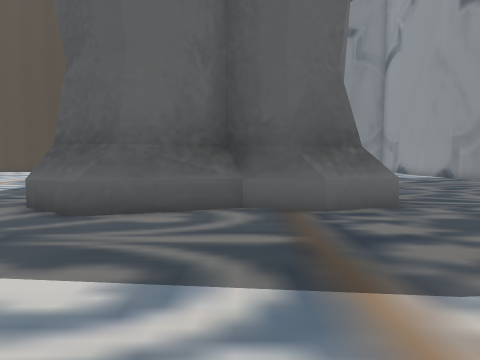
[1] (above)

16 first-person views from a walk through a scene from a Unity 3-D project. The camera is 1.2 m above the floor, tilts 4° down and sees 75° across. The floor is counted in squares, 1 m on a side. Each view is taken from the middle of a square. On the plan, view 1 faces up. The plan holds only what a view shows up to about 13 squares ahead; the rest is blank. The place goes on beyond the plan. The player character is not drawn. Some surface patterns are stand-ins.

[2]
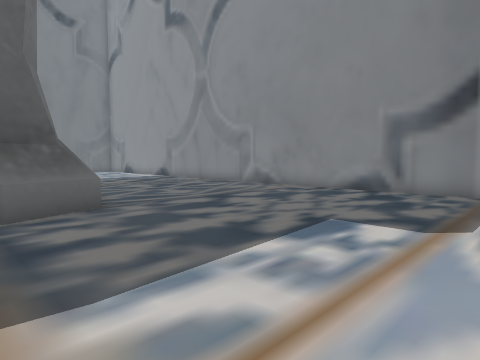

[3]
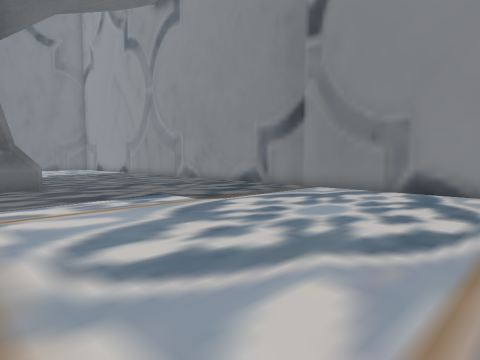

[4]
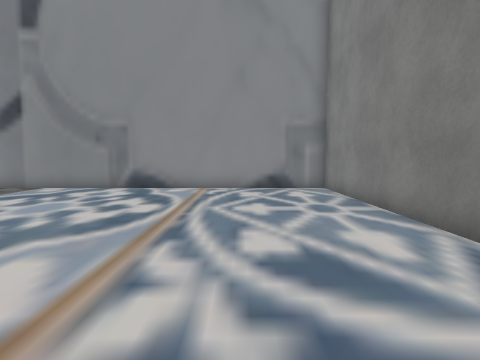

[5]
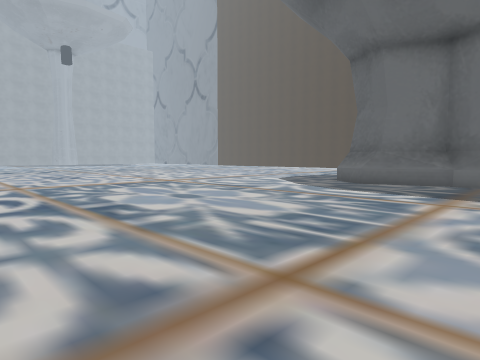

[6]
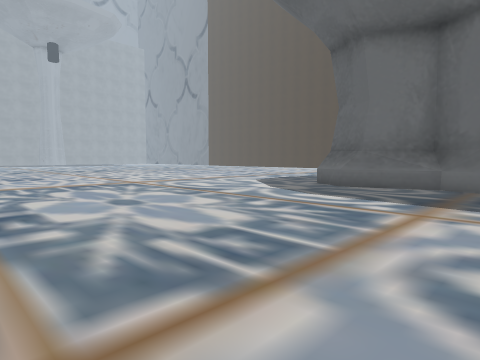

[7]
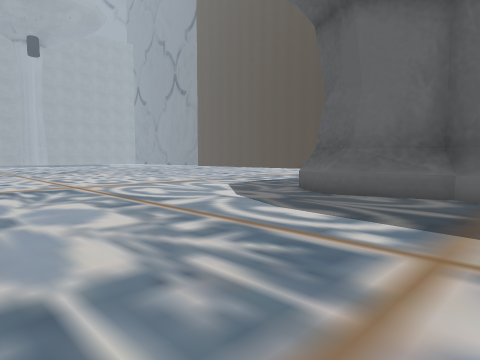

[8]
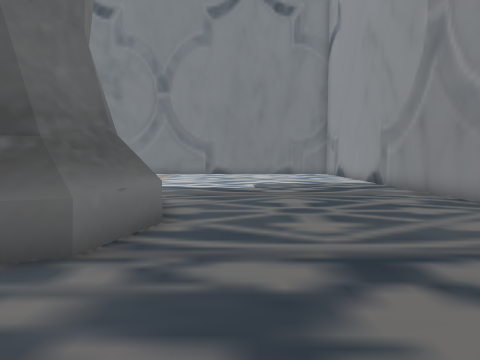

[9]
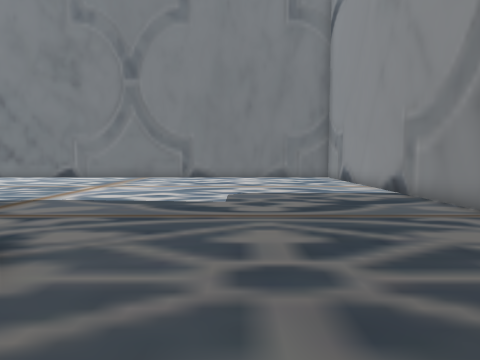

[10]
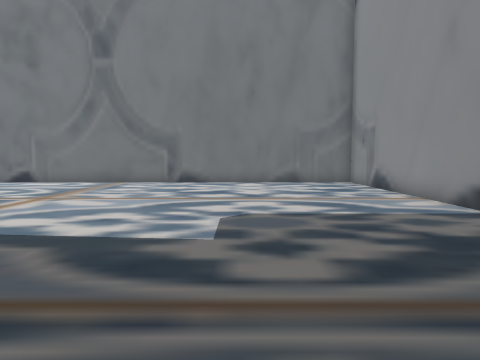

[11]
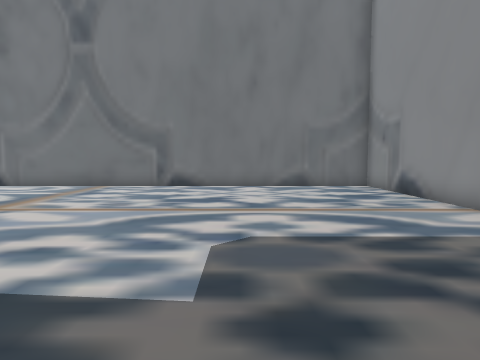

[12]
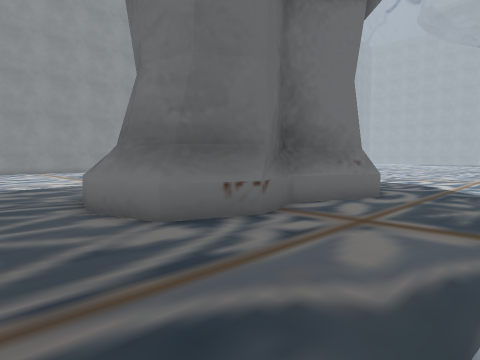

[13]
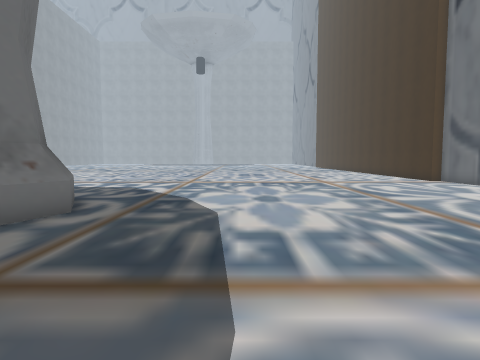

[14]
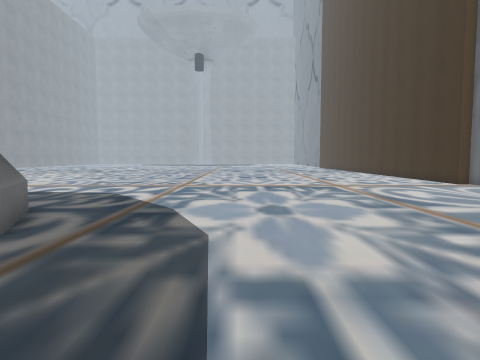

[15]
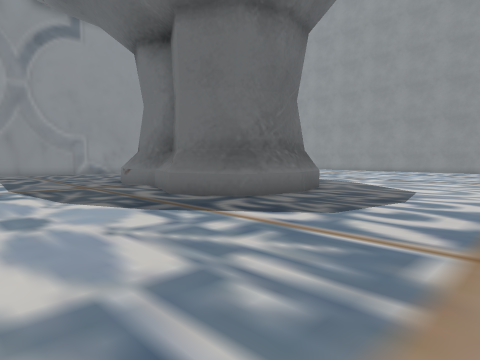

[16]
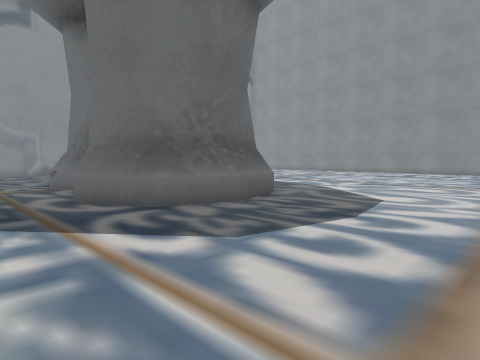

### Floor plan
Points are (right, up) in squares from view 1. A wall is a line through its corners. A room is listed if a view was taken in it or the views show most of it. See-through windows are left out.
Room 1 (views 1, 2, 3, 4, 5, 6, 7, 8, 9, 10, 11, 12, 13, 14, 15, 16)
walls: (0.1, 7.5) (-3.4, 6.3); (-0.3, 7.9) (-1.9, 7); (1.2, 7.4) (-0.4, 8.1) (-3, 6.7) (-4.2, 7.2); (-1.9, 7.1) (-3, 6.7); (2, 7) (-0.1, 7.6); (-2.6, 6.9) (-4.8, 7.9); (-2.8, 6.8) (-4.4, 7.5); (3, 8) (1.4, 7.3); (-3.8, 6.9) (-5, 7.7) (-5.6, 9.9) (-4.9, 12.2); (-4.1, 7.3) (-4.7, 7.7) (-5.2, 9.7) (-4.6, 11.9); (3.5, 9.4) (3.2, 8.3) (1, 7.3) (-0.1, 7.8) (-1.4, 7.1); (-0.4, 11.5) (1.8, 12.4) (3.4, 11.9); (-0.2, 12) (1.9, 12.6); (3.7, 10.4) (3.9, 9.9) (3.2, 8.4); (-1.3, 12.1) (-0.1, 11.7); (3.7, 10.8) (4.1, 9.8) (3.7, 8.8); (1.2, 12.2) (3.2, 11.3) (3.5, 10.2); (1.4, 12.3) (2.2, 12); (3.9, 11.3) (4.3, 9.9) (4, 9.1); (-2.2, 12.7) (-0.1, 11.9); (-5.5, 9.8) (-4.9, 11.8) (-3.1, 12.7); (-4.7, 11.6) (-2.6, 12.7) (-0.6, 11.6) (0.6, 11.9); (-5.1, 11.9) (-2.9, 13.1) (-1.4, 12.3); (12.5, 12.4) (12.5, 27); (4.4, -10.4) (12.5, -10.4) (12.5, 7)
low walls: (-0.1, 7.6) (-0.5, 7.4); (2.5, 7.5) (1.7, 7.2); (-3.1, 6.5) (-3.8, 6.8); (-3.4, 6.3) (-5.1, 7.5) (-5.8, 9.8) (-5.1, 12.1); (1.9, 12.6) (4, 11.8) (4.6, 9.8) (4, 7.8) (2, 7); (-2.7, 13.2) (0.1, 12); (-4.9, 12.2) (-3.1, 13.2)

Positions as (right, up) in squares from view 1, and headings:
1: (0, 0), facing up
2: (1, 0), facing up-right
3: (1, -6), facing up-right
4: (0, -7), facing right
5: (3, -8), facing up-left
6: (3, -6), facing up-left
7: (2, -3), facing up-left
8: (6, 4), facing up
9: (7, 8), facing up
10: (7, 12), facing up
11: (7, 14), facing up
12: (7, 17), facing down-left
13: (4, 17), facing left
14: (2, 17), facing left
15: (-12, 19), facing down-right
16: (-12, 16), facing down-right
